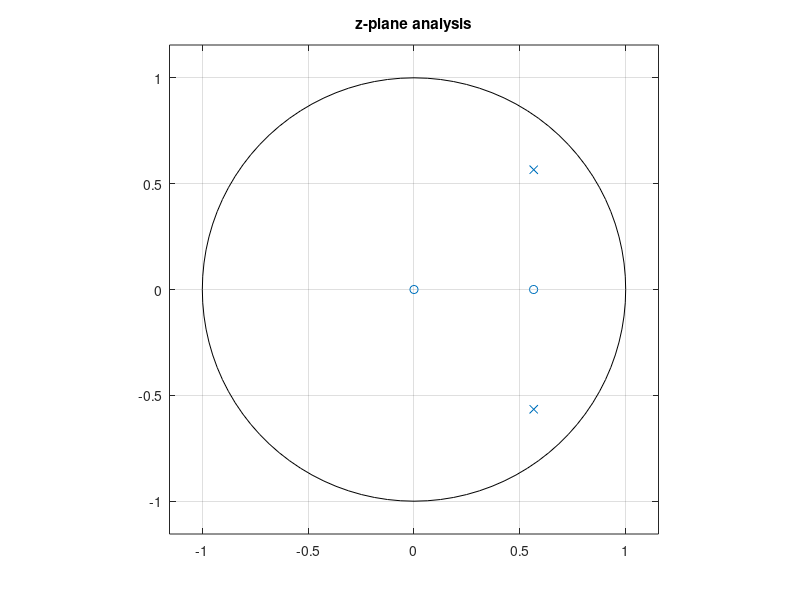
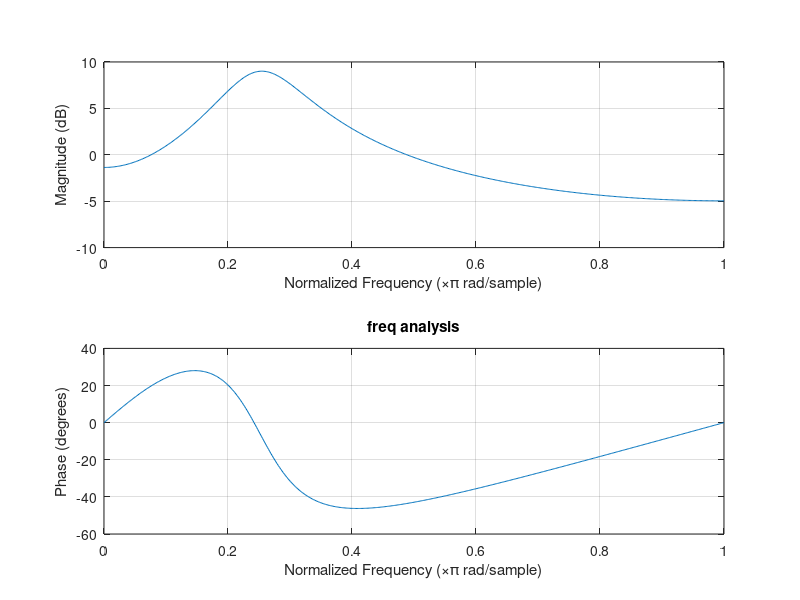
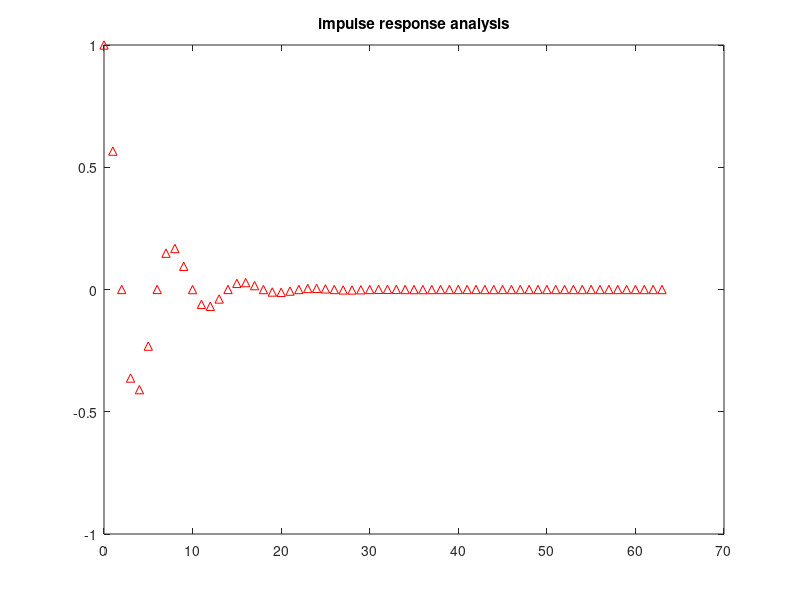

Write the MATLAB code that produced these figures, in order.
n=[ 1 -0.565 0]
d=[1 -1.131 0.64]
[z,p,k]=tf2zp(n,d);
disp('1) ZERORES ARE AT'); disp(z);
disp('2) POLES ARE AT'); disp(p);

figure(1);
zplane(n,d);
title('z-plane analysis');

figure(2);
freqz(n,d);
title('freq analysis');

figure(3);
impz(n,d);
title('impulse response analysis');
